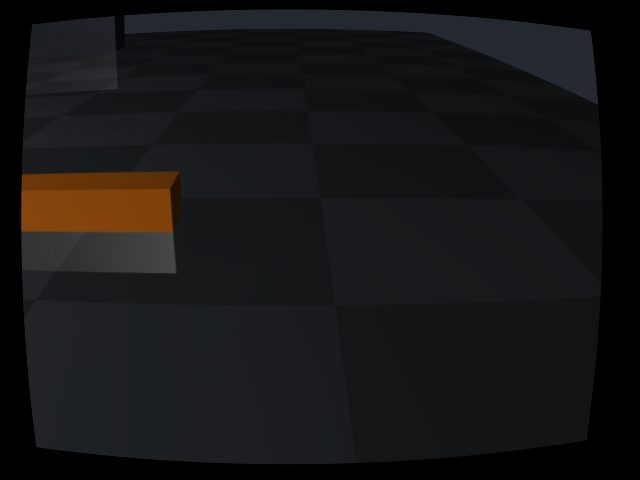
#> input picture experiments/2026-09-09-camera-pair-input/r1/000-own.jpg, 640 x 480 px; its folder holds only this picture in this run
$ python -i camera.py   (imports and definitions only)
#> lines starting #> are read from the running program, lines starting #| are printed output that depends on the picture; after the words box and inside, x2 and y2 are one past the last pixel; in counts of white or black regions, pixels touching at a corner belong together
#> further down, picture is the input picture: shape (480, 640, 3); mean B, G, R 23, 22, 22.7
"""USB camera capture and red-block detection for MasterPi."""

from __future__ import annotations

import math
import time
from dataclasses import dataclass
from pathlib import Path

from recorder import record_camera_frame, record_detection


STREAM_SNAPSHOT_URLS = (
    "http://127.0.0.1:8080/snapshot",
    "http://127.0.0.1:8080/?action=snapshot",
)
RED_LAB_MIN = (31, 158, 130)
RED_LAB_MAX = (255, 255, 255)
MIN_BLOB_AREA = 2500
FRAME_PATH = Path("/tmp/ugrp1-pick-red.jpg")
DEBUG_PATH = Path("/tmp/ugrp1-pick-red-debug.jpg")
# Blue/yellow delivery targets are 30-mm blocks.  A long, narrow colour strip
# can be exposed by the eye-in-hand camera from the robot itself, but cannot
# provide a safe floor-target centre/range observation.  Keep this separate
# from the calibrated red detector.
COLOR_BLOB_MAX_ASPECT = 2.4
COLOR_BLOB_SHORT_SIDE_FRACTION = 0.90


@dataclass(frozen=True)
class ColorBlob:
    cx: int
    cy: int
    area: int
    width: int
    height: int
    nx: float
    ny: float
    # Oriented contour geometry retained for block-face alignment.  Defaults
    # preserve compatibility with callers/tests that only need centroid+bbox.
    box_points: tuple[tuple[float, float], ...] = ()
    rectangularity: float = 0.0


# Backward-compatible name used by the physically tuned red pickup code.
RedBlob = ColorBlob


# [44 lines left out: functions capture_from_stream, _open_v4l2, _read_v4l2, capture_from_v4l2, not called in this run]


class LiveCamera:
    """Keep V4L2 open so each grab is a new frame, not the same buffered still."""

    def __init__(self):
        self._cap = None
        self.source = None

    # [171 lines left out: functions close, read, capture_bgr, is_small_edge_blob, is_block_like_color_component, _best_blob_from_mask, not called in this run]


def _largest_red_suspicion_from_mask(mask, *, min_area: int = 120) -> ColorBlob | None:
    """Return the largest red component even when it is clipped by the frame.

    This is intentionally NOT a navigation/grasp detector. It exists so search
    never converts user-visible peripheral red into "nothing" merely because
    the component touches an image edge or lies inside the normal self-artifact
    crop. Search may use this only to move the camera for a better look; a
    normal bounded detection is still required before handoff to track.
    """
    import cv2

    contours, _ = cv2.findContours(mask, cv2.RETR_EXTERNAL, cv2.CHAIN_APPROX_SIMPLE)
    height, width = mask.shape[:2]
    best = None
    best_area = 0.0
    for contour in contours:
        area = float(cv2.contourArea(contour))
        if area < float(min_area) or area <= best_area:
            continue
        moments = cv2.moments(contour)
        if moments["m00"] == 0:
            continue
        _x, _y, bw, bh = cv2.boundingRect(contour)
        if bw < 3 or bh < 3:
            continue
        fill = area / max(1.0, float(bw * bh))
        if fill < 0.08:
            continue
        best = contour
        best_area = area
    if best is None:
        return None
    moments = cv2.moments(best)
    cx = int(moments["m10"] / moments["m00"])
    cy = int(moments["m01"] / moments["m00"])
    _x, _y, bw, bh = cv2.boundingRect(best)
    rect = cv2.minAreaRect(best)
    rw, rh = rect[1]
    rect_area = max(1.0, float(rw) * float(rh))
    rectangularity = max(0.0, min(1.0, float(best_area) / rect_area))
    box = cv2.boxPoints(rect)
    box_points = tuple(
        (round(float(px) / width, 6), round(float(py) / height, 6))
        for px, py in box
    )
    return ColorBlob(
        cx=cx, cy=cy, area=int(best_area), width=int(bw), height=int(bh),
        nx=round(cx / width, 3), ny=round(cy / height, 3),
        box_points=box_points, rectangularity=round(rectangularity, 4),
    )


def detect_red_suspicion(frame, *, min_area: int = 120) -> ColorBlob | None:
    """Peripheral-red observation for search gaze steering.

    Unlike detect_red_blob, this deliberately keeps components touching any
    frame border and does not crop the robot-side 100 px. The result is only
    a direction cue; it is never sufficient for track/approach/pick.
    """
#> called with min_area = 120
    import cv2
    import numpy as np

    blurred = cv2.GaussianBlur(frame, (3, 3), 3)
    kernel = np.ones((3, 3), np.uint8)
    lab = cv2.cvtColor(blurred, cv2.COLOR_BGR2LAB)
#> lab: shape (480, 640, 3); mean of channels 0, 1, 2 20.6, 129, 127.2
    lab_mask = cv2.inRange(
        lab, np.array(RED_LAB_MIN, np.uint8), np.array(RED_LAB_MAX, np.uint8)
    )
#> lab_mask: shape (480, 640); every value is 0
    lab_mask = cv2.morphologyEx(lab_mask, cv2.MORPH_OPEN, kernel)
    lab_mask = cv2.morphologyEx(lab_mask, cv2.MORPH_CLOSE, kernel)

    b = blurred[:, :, 0].astype(np.int16)
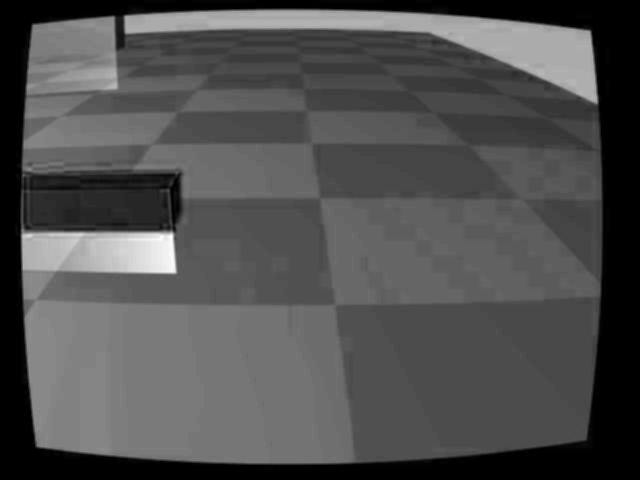
#> b: shape (480, 640) int16; min 0, max 73, mean 23; drawn with min black and max white
    g = blurred[:, :, 1].astype(np.int16)
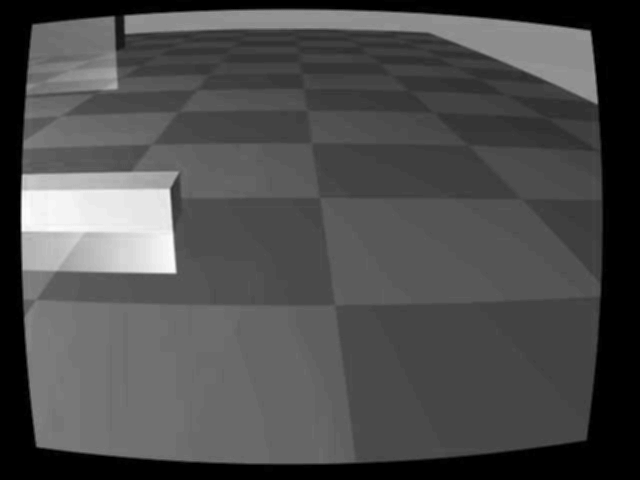
#> g: shape (480, 640) int16; min 0, max 72, mean 22; drawn with min black and max white
    r = blurred[:, :, 2].astype(np.int16)
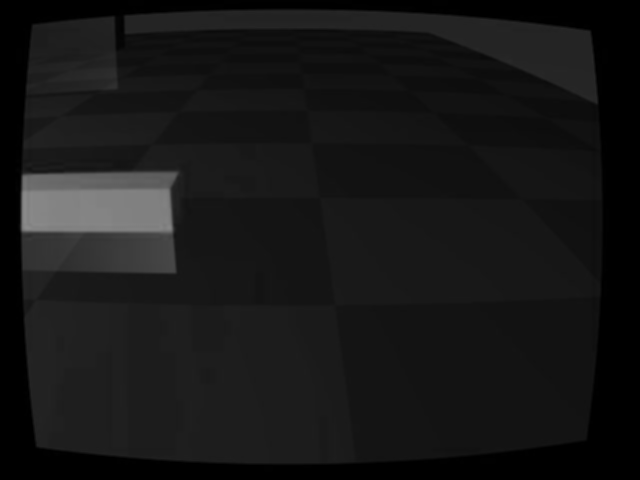
#> r: shape (480, 640) int16; min 0, max 139, mean 22.7
    hsv = cv2.cvtColor(blurred, cv2.COLOR_BGR2HSV)
#> hsv: shape (480, 640, 3); mean H, S, V 88.5, 44.3, 26.3
    h = hsv[:, :, 0]
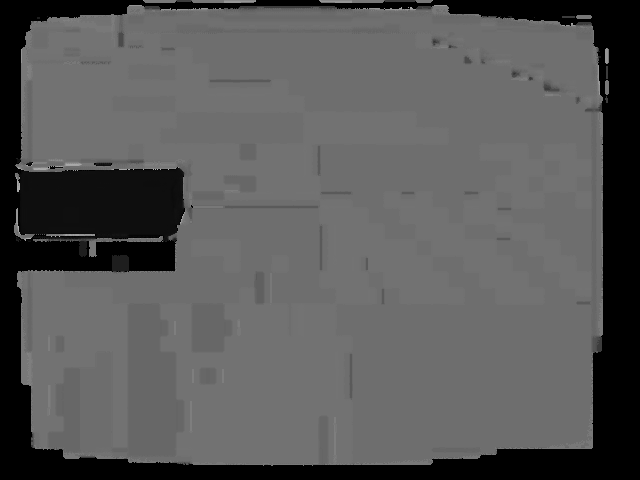
#> h: shape (480, 640); min 0, max 175, mean 88.5
    sat = hsv[:, :, 1]
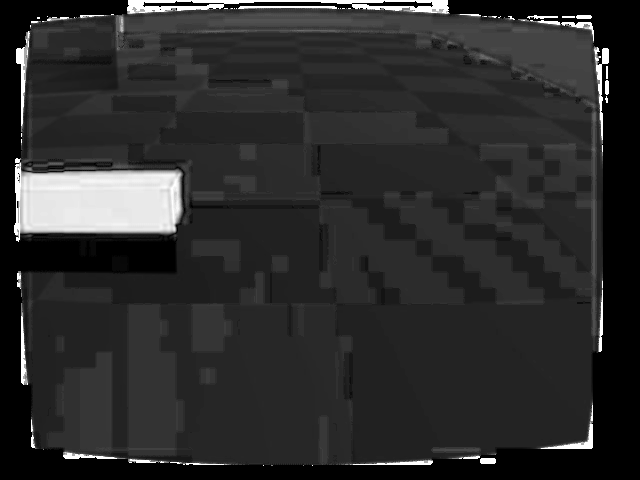
#> sat: shape (480, 640); min 0, max 255, mean 44.3
    val = hsv[:, :, 2]
    selected = (
        (r > 65)
        & ((r - g) > 20)
        & ((r - b) > 20)
        & (r * 100 > g * 118)
        & (r * 100 > b * 118)
        & (((h < 16) | (h > 168)))
        & (sat > 60)
        & (val > 55)
    )
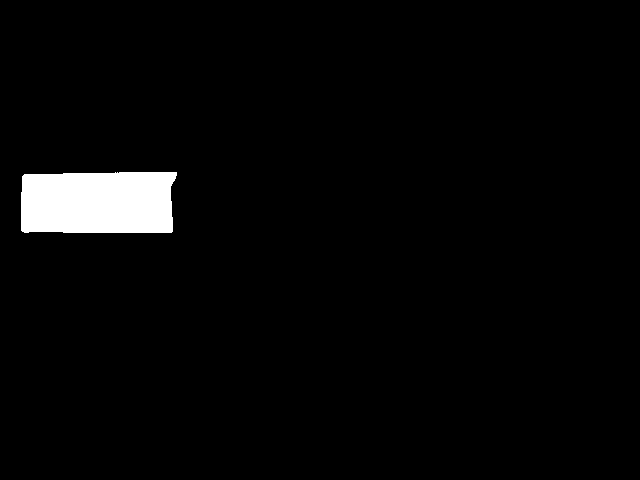
#> selected: shape (480, 640) bool; 2.9% white; 1 white region, box (x1, y1, x2, y2) and area: (21, 172, 177, 233) 9056
    hsv_mask = selected.astype(np.uint8) * 255
    hsv_mask = cv2.morphologyEx(hsv_mask, cv2.MORPH_OPEN, kernel)
#> hsv_mask: shape (480, 640); 2.9% white; 1 white region
    hsv_mask = cv2.morphologyEx(hsv_mask, cv2.MORPH_CLOSE, kernel)

    candidates = [
        _largest_red_suspicion_from_mask(lab_mask, min_area=min_area),
        _largest_red_suspicion_from_mask(hsv_mask, min_area=min_area),
    ]
#> in _largest_red_suspicion_from_mask, `contours, _ = cv2.findContours(mask, cv2.RETR_EXTERNAL, cv2.CHAIN_APPR..`: contours = []
#> in _largest_red_suspicion_from_mask (call 2), `contours, _ = cv2.findContours(mask, cv2.RETR_EXTERNAL, cv2.CHAIN_APPR..`: contours = 1 contour; box (x1, y1, x2, y2) and area: (21, 172, 177, 233) 8844
#> the loop in _largest_red_suspicion_from_mask (call 2), `for contour in contours:` made 1 pass
#> (area, bw, bh, fill, best_area) on pass 1: (8844, 156, 61, 0.929, 8844)
    valid = [item for item in candidates if item is not None]
#> valid = 1 item
    if not valid:
        return None
    return max(valid, key=lambda item: float(item.area))


# [254 lines left out: functions red_blob_quality, choose_red_blob, detect_red_blob, detect_color_blob, detect_target_blob, save_debug_frame, not called in this run]

>>> import cv2
>>> picture = cv2.imread('../../experiments/2026-09-09-camera-pair-input/r1/000-own.jpg')
>>> result = detect_red_suspicion(picture)
